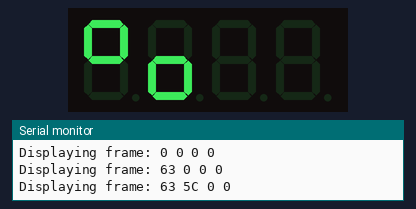
Bench run of a sketch on a simulated Arduino Uno, built with avr-gcc and run on an emulated ATmega328P. On the bench: 4-digit seven-segment display, the last lines printed to the serial monitor.

Above: at 0.47 s.
At 1.15 s:
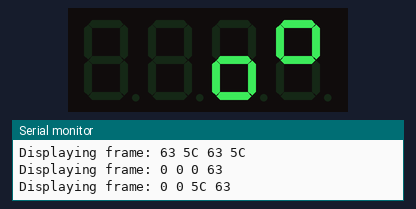
At 1.6 s:
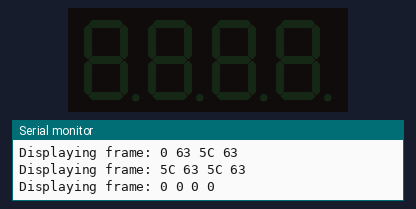
At 2.18 s:
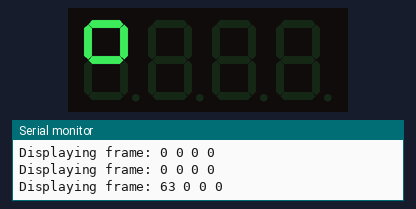

The sketch:

TM1637_starting_animation.ino
```cpp
// TM1637 display starting animation
// Include the TM1637 display library
// You can install this library via Arduino IDE: Sketch -> Include Library -> Manage Libraries...
// Search for "TM1637Display" (e.g., by Avishay Nehemiah)
#include <TM1637Display.h>
// Define the CLK and DIO pins for the TM1637 display
// For ESP8266 NodeMCU/Wemos D1 Mini:
// D1 corresponds to GPIO5
// D2 corresponds to GPIO4
#define CLK 8  // GPIO5
#define DIO 9  // GPIO4
// Create a TM1637Display object with the defined pins
TM1637Display display(CLK, DIO);
// Define segment patterns for the upper and lower halves of an '8'
// Segment bit mapping (0bDPGEDCBA):
//   --a--
//  |     |
//  f     b
//  |     |
//   --g--
//  |     |
//  e     c
//  |     |
//   --d--  dp (decimal point)
//
// Full '8' = 0x7F (all segments a,b,c,d,e,f,g)
//
// Upper half of '8' (segments a, b, f, g) = 0x63
//   a (0x01) | b (0x02) | f (0x20) | g (0x40) = 0x63
//
// Lower half of '8' (segments c, d, e, g) = 0x5C
//   c (0x04) | d (0x08) | e (0x10) | g (0x40) = 0x5C
const uint8_t SEG_UPPER_HALF_8 = 0x63; // Segments a, b, f, g
const uint8_t SEG_LOWER_HALF_8 = 0x5C; // Segments c, d, e, g
const uint8_t SEG_ALL_OFF = 0x00;      // All segments off
const uint8_t ANIMATION_FRAMES[][4] = {
  // --- Forward Glowing Sequence (Left to Right, Alternating Half-8) ---
  {SEG_ALL_OFF, SEG_ALL_OFF, SEG_ALL_OFF, SEG_ALL_OFF}, // Frame 0: All off (start clean)
  {SEG_UPPER_HALF_8, SEG_ALL_OFF, SEG_ALL_OFF, SEG_ALL_OFF}, // Frame 1: Digit 1 - Upper half glows
  {SEG_UPPER_HALF_8, SEG_LOWER_HALF_8, SEG_ALL_OFF, SEG_ALL_OFF}, // Frame 2: Digit 1 - Upper, Digit 2 - Lower glows
  {SEG_UPPER_HALF_8, SEG_LOWER_HALF_8, SEG_UPPER_HALF_8, SEG_ALL_OFF}, // Frame 3: Digit 1 - Upper, Digit 2 - Lower, Digit 3 - Upper glows
  {SEG_UPPER_HALF_8, SEG_LOWER_HALF_8, SEG_UPPER_HALF_8, SEG_LOWER_HALF_8}, // Frame 4: Digit 1 - Upper, Digit 2 - Lower, Digit 3 - Upper, Digit 4 - Lower glows (All in pattern)
  // --- Backward Glowing Sequence (Right to Left, Alternating Half-8) ---
  {SEG_ALL_OFF, SEG_ALL_OFF, SEG_ALL_OFF, SEG_UPPER_HALF_8}, // Frame 7: Digit 4 - Upper half glows
  {SEG_ALL_OFF, SEG_ALL_OFF, SEG_LOWER_HALF_8, SEG_UPPER_HALF_8}, // Frame 8: Digit 3 - Lower, Digit 4 - Upper glows
  {SEG_ALL_OFF, SEG_UPPER_HALF_8, SEG_LOWER_HALF_8, SEG_UPPER_HALF_8}, // Frame 9: Digit 2 - Upper, Digit 3 - Lower, Digit 4 - Upper glows
  {SEG_LOWER_HALF_8, SEG_UPPER_HALF_8, SEG_LOWER_HALF_8, SEG_UPPER_HALF_8}, // Frame 10: Digit 1 - Lower, Digit 2 - Upper, Digit 3 - Lower, Digit 4 - Upper glows (All in pattern)
  // --- Pause before repeating the cycle ---
  {SEG_ALL_OFF, SEG_ALL_OFF, SEG_ALL_OFF, SEG_ALL_OFF}, // Frame 11: All off
  {SEG_ALL_OFF, SEG_ALL_OFF, SEG_ALL_OFF, SEG_ALL_OFF}  // Frame 12: Extended pause
};
// Number of animation frames
const int NUM_ANIMATION_FRAMES = sizeof(ANIMATION_FRAMES) / sizeof(ANIMATION_FRAMES[0]);
// Delay between each animation frame in milliseconds
const int ANIMATION_DELAY_MS = 150; // Adjusted for a clear sequential glow
void setup() {
  // Initialize serial communication for debugging
  Serial.begin(115200);
  Serial.println("ESP8266 TM1637 Custom Half-8 Alternating Animation");
  // Set the brightness of the display (0-7, 7 is brightest)
  // 0x0c corresponds to 4/8 brightness (from 0x00 to 0x0f in the library)
  display.setBrightness(0x0c);
  // Clear the display initially
  display.clear();
  Serial.println("Display initialized and cleared.");
}
void loop() {
  // Iterate through each animation frame
  for (int i = 0; i < NUM_ANIMATION_FRAMES; i++) {
    // Set the segments for all 4 digits using the current animation frame
    // The arguments are: segments array, number of segments (4 for a 4-digit display),
    // and the starting position (0 for the first digit)
    display.setSegments(ANIMATION_FRAMES[i], 4, 0);
    // Print the current frame to Serial Monitor for debugging
    Serial.print("Displaying frame: ");
    for (int j = 0; j < 4; j++) {
      Serial.print(ANIMATION_FRAMES[i][j], HEX);
      Serial.print(" ");
    }
    Serial.println();
    // Wait for a short period before showing the next frame
    delay(ANIMATION_DELAY_MS);
  }
}
```

Measured:
- by itself, everything shown: repeats every 1.9 s, in 9 steps
- what the display in image 2 shows lasts 0.5 s, from 1.6 s to 2.1 s
